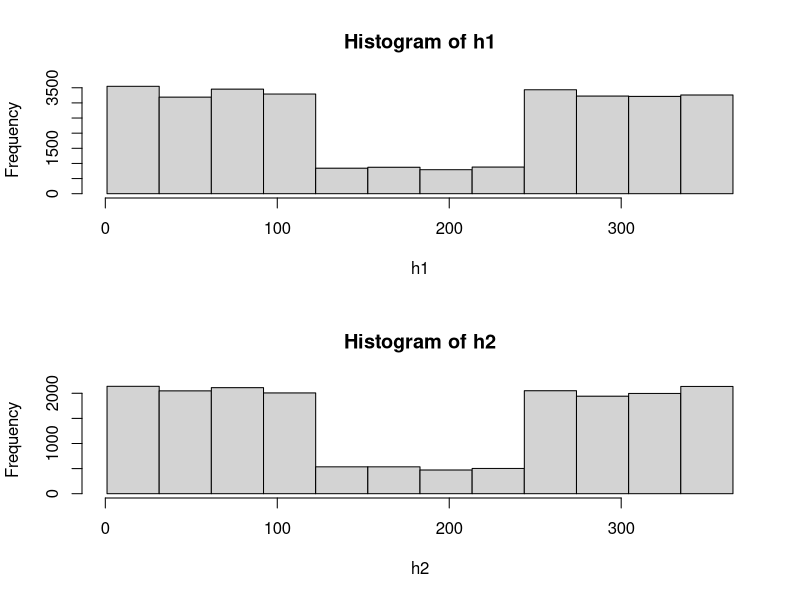

Recreate this plot in R. (Note: this script raises an error after producing the figure.)
## Risk och reserv Projekt 1

claims <- read.table("Projekt1_Grupp8.txt", header = TRUE, sep = ";")
summary(claims)

claims$ClaimDay365 <- claims$ClaimDay %% 365
claims$ClaimDay365[claims$ClaimDay365==0] <- 365

# Histogram 1Y
par(mfrow=c(2,1))
h1 <- claims$ClaimDay365[claims$ClaimType==1]
b1 <- seq(min(h1), max(h1), length.out = 13)
hist(h1, breaks=b1)
h2 <- claims$ClaimDay365[claims$ClaimType==2]
b2 <- seq(min(h2), max(h2), length.out = 13)
hist(h2, breaks=b2)

claims$Summer <- 0
claims$Summer[b1[5]<claims$ClaimDay365&claims$ClaimDay365<b1[9]] <- 1

obs1 <- length(claims$ClaimCost[claims$ClaimType==1])
obs2 <- length(claims$ClaimCost[claims$ClaimType==2])
#Winter
obs1w <- length(claims$ClaimCost[claims$ClaimType==1&&claims$Summer==0])
obs2w <- length(claims$ClaimCost[claims$ClaimType==2&&claims$Summer==0])
#Summer
obs1s <- length(claims$ClaimCost[claims$ClaimType==1&&claims$Summer==1])
obs2s <- length(claims$ClaimCost[claims$ClaimType==2&&claims$Summer==1])


lambda1 <- obs1 / max(claims$ClaimDay[claims$ClaimType==1])
lambda2 <- obs2 / max(claims$ClaimDay[claims$ClaimType==1])

lambda1 <- obs1 / max(claims$ClaimDay[claims$ClaimType==1])
lambda2 <- obs2 / max(claims$ClaimDay[claims$ClaimType==1])


## ARRIVALS
claims1 <- subset(claims, ClaimType == 1, select=c(ClaimDay, ClaimDay365, ClaimCost))
claims2 <- subset(claims, ClaimType == 2, select=c(ClaimDay, ClaimDay365, ClaimCost))


C1 <- data.matrix(claims1)
C2 <- data.matrix(claims2)

# Histogram 1Y
par(mfrow=c(2,1))
hist(C1[,2],breaks = seq(min(C1[,2]), max(C1[,2]), length.out = 13))
hist(C2[,2],breaks = seq(min(C2[,2]), max(C2[,2]), length.out = 13))

claimsCount1Y <- aggregate(list(n=claims$ClaimDay365),list(ClaimType=claims$ClaimType,ClaimDay365=claims$ClaimDay365), length)
check1 <- sum(claimsCount1Y$n[claimsCount1Y$ClaimType==1])

claimsCountY1 <- subset(claimsCount1Y, ClaimType == 1, select=c(ClaimDay365, n))
claimsCountY2 <- subset(claimsCount1Y, ClaimType == 2, select=c(ClaimDay365, n))

par(mfrow=c(2,2))
plot(claimsCountY1)
plot(claimsCountY2)
plot(rpois(365,lambda1))
plot(rpois(365,lambda2))


## COST
claimsMeanCost10Y <- aggregate(list(MeanCost=claims$ClaimCost),list(ClaimType=claims$ClaimType,ClaimDay=claims$ClaimDay), mean)
claimsMeanCost1Y <- aggregate(list(MeanCost=claims$ClaimCost),list(ClaimType=claims$ClaimType,ClaimDay365=claims$ClaimDay365), mean)


# claimsCost1 <- subset(claimsMeanCost10Y, ClaimType == 1, select=c(ClaimDay, MeanCost))
# claimsCost2 <- subset(claimsMeanCost10Y, ClaimType == 2, select=c(ClaimDay, MeanCost))
# 
# par(mfrow=c(2,1))
# plot(claimsCost1)
# plot(claimsCost2)

claimsCostY1 <- subset(claimsMeanCost1Y, ClaimType == 1, select=c(ClaimDay365, MeanCost))
claimsCostY2 <- subset(claimsMeanCost1Y, ClaimType == 2, select=c(ClaimDay365, MeanCost))

par(mfrow=c(2,1))
plot(claimsCostY1)
plot(claimsCostY2)
